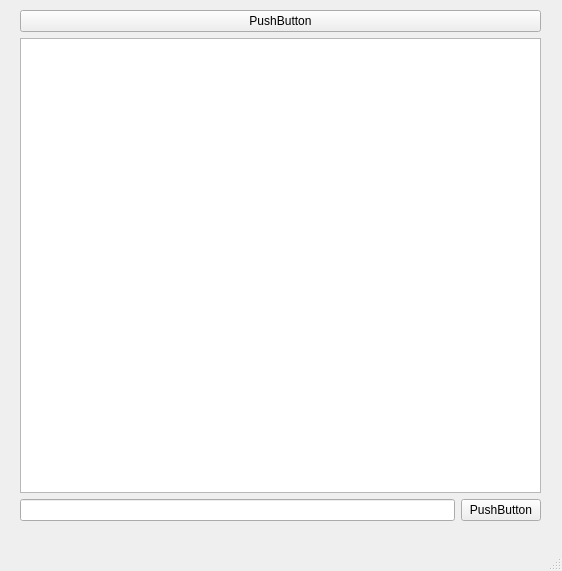
<?xml version="1.0" encoding="UTF-8"?>
<ui version="4.0">
 <class>MainWindow</class>
 <widget class="QMainWindow" name="MainWindow">
  <property name="geometry">
   <rect>
    <x>0</x>
    <y>0</y>
    <width>562</width>
    <height>571</height>
   </rect>
  </property>
  <property name="windowTitle">
   <string>MainWindow</string>
  </property>
  <widget class="QWidget" name="centralwidget">
   <widget class="QWidget" name="">
    <property name="geometry">
     <rect>
      <x>20</x>
      <y>10</y>
      <width>521</width>
      <height>511</height>
     </rect>
    </property>
    <layout class="QGridLayout" name="gridLayout">
     <item row="1" column="0" colspan="2">
      <widget class="QTextEdit" name="textEdit"/>
     </item>
     <item row="2" column="0">
      <widget class="QLineEdit" name="lineEdit"/>
     </item>
     <item row="2" column="1">
      <widget class="QPushButton" name="pushButton_2">
       <property name="text">
        <string>PushButton</string>
       </property>
      </widget>
     </item>
     <item row="0" column="0" colspan="2">
      <widget class="QPushButton" name="pushButton">
       <property name="text">
        <string>PushButton</string>
       </property>
      </widget>
     </item>
    </layout>
   </widget>
  </widget>
  <widget class="QMenuBar" name="menubar">
   <property name="geometry">
    <rect>
     <x>0</x>
     <y>0</y>
     <width>562</width>
     <height>26</height>
    </rect>
   </property>
  </widget>
  <widget class="QStatusBar" name="statusbar"/>
 </widget>
 <resources/>
 <connections/>
</ui>
